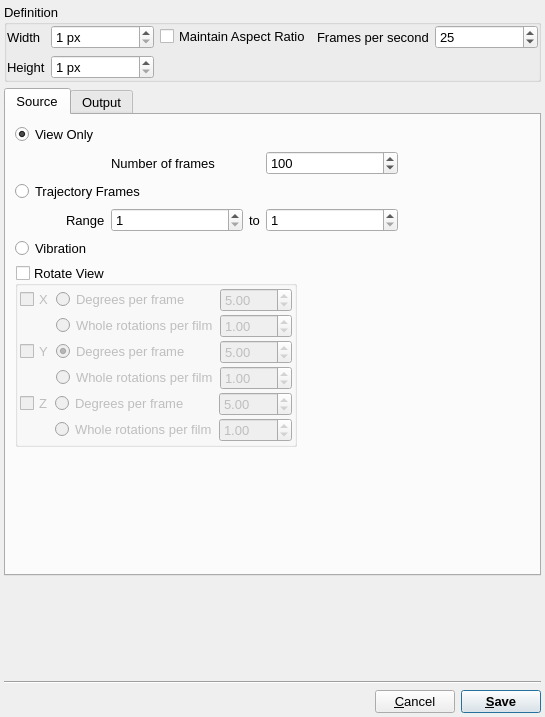
<?xml version="1.0" encoding="UTF-8"?>
<ui version="4.0">
 <class>AtenExportFilm</class>
 <widget class="QDialog" name="AtenExportFilm">
  <property name="windowModality">
   <enum>Qt::ApplicationModal</enum>
  </property>
  <property name="geometry">
   <rect>
    <x>0</x>
    <y>0</y>
    <width>545</width>
    <height>717</height>
   </rect>
  </property>
  <property name="sizePolicy">
   <sizepolicy hsizetype="Preferred" vsizetype="Minimum">
    <horstretch>0</horstretch>
    <verstretch>0</verstretch>
   </sizepolicy>
  </property>
  <property name="font">
   <font>
    <pointsize>10</pointsize>
   </font>
  </property>
  <property name="windowTitle">
   <string>Export Film</string>
  </property>
  <property name="windowIcon">
   <iconset>
    <normaloff>:/uchroma/icons/uchroma.png</normaloff>:/uchroma/icons/uchroma.png</iconset>
  </property>
  <layout class="QVBoxLayout" name="verticalLayout">
   <property name="margin">
    <number>4</number>
   </property>
   <item>
    <widget class="QGroupBox" name="DefinitionGroup">
     <property name="title">
      <string>Definition</string>
     </property>
     <layout class="QGridLayout" name="gridLayout">
      <property name="margin">
       <number>0</number>
      </property>
      <item row="0" column="3">
       <widget class="QLabel" name="label_5">
        <property name="text">
         <string>Frames per second</string>
        </property>
       </widget>
      </item>
      <item row="0" column="0">
       <widget class="QLabel" name="label_2">
        <property name="text">
         <string>Width</string>
        </property>
       </widget>
      </item>
      <item row="0" column="1">
       <widget class="QSpinBox" name="FilmWidthSpin">
        <property name="sizePolicy">
         <sizepolicy hsizetype="Expanding" vsizetype="Fixed">
          <horstretch>0</horstretch>
          <verstretch>0</verstretch>
         </sizepolicy>
        </property>
        <property name="suffix">
         <string> px</string>
        </property>
        <property name="minimum">
         <number>1</number>
        </property>
        <property name="maximum">
         <number>1000000</number>
        </property>
       </widget>
      </item>
      <item row="3" column="1">
       <widget class="QSpinBox" name="FilmHeightSpin">
        <property name="sizePolicy">
         <sizepolicy hsizetype="Expanding" vsizetype="Fixed">
          <horstretch>0</horstretch>
          <verstretch>0</verstretch>
         </sizepolicy>
        </property>
        <property name="suffix">
         <string> px</string>
        </property>
        <property name="minimum">
         <number>1</number>
        </property>
        <property name="maximum">
         <number>100000</number>
        </property>
       </widget>
      </item>
      <item row="3" column="0">
       <widget class="QLabel" name="label_3">
        <property name="text">
         <string>Height</string>
        </property>
       </widget>
      </item>
      <item row="0" column="2">
       <widget class="QCheckBox" name="MaintainAspectRatioCheck">
        <property name="toolTip">
         <string>Maintain aspect ratio relative to the current view in Aten</string>
        </property>
        <property name="text">
         <string>Maintain Aspect Ratio</string>
        </property>
       </widget>
      </item>
      <item row="0" column="4">
       <widget class="QSpinBox" name="FramesPerSecondSpin">
        <property name="sizePolicy">
         <sizepolicy hsizetype="Expanding" vsizetype="Fixed">
          <horstretch>0</horstretch>
          <verstretch>0</verstretch>
         </sizepolicy>
        </property>
        <property name="suffix">
         <string/>
        </property>
        <property name="minimum">
         <number>1</number>
        </property>
        <property name="maximum">
         <number>1000000</number>
        </property>
        <property name="value">
         <number>25</number>
        </property>
       </widget>
      </item>
     </layout>
    </widget>
   </item>
   <item>
    <widget class="QTabWidget" name="ControlTabs">
     <property name="currentIndex">
      <number>0</number>
     </property>
     <widget class="QWidget" name="SourceTab">
      <attribute name="title">
       <string>Source</string>
      </attribute>
      <layout class="QVBoxLayout" name="verticalLayout_3">
       <item>
        <layout class="QGridLayout" name="gridLayout_6">
         <item row="3" column="2">
          <widget class="QSpinBox" name="TrajectoryFirstFrameSpin">
           <property name="sizePolicy">
            <sizepolicy hsizetype="Expanding" vsizetype="Fixed">
             <horstretch>0</horstretch>
             <verstretch>0</verstretch>
            </sizepolicy>
           </property>
           <property name="minimum">
            <number>1</number>
           </property>
           <property name="maximum">
            <number>1000000000</number>
           </property>
          </widget>
         </item>
         <item row="0" column="0" colspan="2">
          <widget class="QRadioButton" name="SourceViewOnlyRadio">
           <property name="text">
            <string>View Only</string>
           </property>
           <property name="checked">
            <bool>true</bool>
           </property>
          </widget>
         </item>
         <item row="3" column="0">
          <spacer name="horizontalSpacer_4">
           <property name="orientation">
            <enum>Qt::Horizontal</enum>
           </property>
           <property name="sizeType">
            <enum>QSizePolicy::Minimum</enum>
           </property>
           <property name="sizeHint" stdset="0">
            <size>
             <width>45</width>
             <height>20</height>
            </size>
           </property>
          </spacer>
         </item>
         <item row="2" column="0" colspan="3">
          <widget class="QRadioButton" name="SourceTrajectoryRadio">
           <property name="text">
            <string>Trajectory Frames</string>
           </property>
          </widget>
         </item>
         <item row="4" column="0" colspan="2">
          <widget class="QRadioButton" name="SourceVibrationRadio">
           <property name="text">
            <string>Vibration</string>
           </property>
          </widget>
         </item>
         <item row="3" column="1">
          <widget class="QLabel" name="label_8">
           <property name="sizePolicy">
            <sizepolicy hsizetype="Minimum" vsizetype="Preferred">
             <horstretch>0</horstretch>
             <verstretch>0</verstretch>
            </sizepolicy>
           </property>
           <property name="text">
            <string>Range</string>
           </property>
          </widget>
         </item>
         <item row="3" column="3">
          <widget class="QLabel" name="label_9">
           <property name="sizePolicy">
            <sizepolicy hsizetype="Minimum" vsizetype="Preferred">
             <horstretch>0</horstretch>
             <verstretch>0</verstretch>
            </sizepolicy>
           </property>
           <property name="text">
            <string>to</string>
           </property>
          </widget>
         </item>
         <item row="3" column="4">
          <widget class="QSpinBox" name="TrajectoryLastFrameSpin">
           <property name="sizePolicy">
            <sizepolicy hsizetype="Expanding" vsizetype="Fixed">
             <horstretch>0</horstretch>
             <verstretch>0</verstretch>
            </sizepolicy>
           </property>
           <property name="minimum">
            <number>1</number>
           </property>
           <property name="maximum">
            <number>1000000000</number>
           </property>
          </widget>
         </item>
         <item row="3" column="5">
          <spacer name="horizontalSpacer_5">
           <property name="orientation">
            <enum>Qt::Horizontal</enum>
           </property>
           <property name="sizeHint" stdset="0">
            <size>
             <width>40</width>
             <height>20</height>
            </size>
           </property>
          </spacer>
         </item>
         <item row="1" column="4">
          <widget class="QSpinBox" name="ViewNFramesSpin">
           <property name="sizePolicy">
            <sizepolicy hsizetype="Expanding" vsizetype="Fixed">
             <horstretch>0</horstretch>
             <verstretch>0</verstretch>
            </sizepolicy>
           </property>
           <property name="minimum">
            <number>1</number>
           </property>
           <property name="maximum">
            <number>1000000000</number>
           </property>
           <property name="value">
            <number>100</number>
           </property>
          </widget>
         </item>
         <item row="1" column="2" colspan="2">
          <widget class="QLabel" name="label_10">
           <property name="sizePolicy">
            <sizepolicy hsizetype="Minimum" vsizetype="Preferred">
             <horstretch>0</horstretch>
             <verstretch>0</verstretch>
            </sizepolicy>
           </property>
           <property name="text">
            <string>Number of frames</string>
           </property>
          </widget>
         </item>
        </layout>
       </item>
       <item>
        <layout class="QHBoxLayout" name="horizontalLayout_2">
         <item>
          <widget class="QGroupBox" name="ViewRotationGroup">
           <property name="title">
            <string>Rotate View</string>
           </property>
           <property name="checkable">
            <bool>true</bool>
           </property>
           <property name="checked">
            <bool>false</bool>
           </property>
           <layout class="QVBoxLayout" name="verticalLayout_2">
            <property name="spacing">
             <number>2</number>
            </property>
            <property name="margin">
             <number>2</number>
            </property>
            <item>
             <layout class="QGridLayout" name="gridLayout_4">
              <item row="1" column="1">
               <widget class="QRadioButton" name="RotateViewXWholeRadio">
                <property name="enabled">
                 <bool>false</bool>
                </property>
                <property name="text">
                 <string>Whole rotations per film</string>
                </property>
               </widget>
              </item>
              <item row="1" column="2">
               <widget class="QDoubleSpinBox" name="RotateViewXWholeSpin">
                <property name="enabled">
                 <bool>false</bool>
                </property>
                <property name="sizePolicy">
                 <sizepolicy hsizetype="Expanding" vsizetype="Fixed">
                  <horstretch>0</horstretch>
                  <verstretch>0</verstretch>
                 </sizepolicy>
                </property>
                <property name="minimum">
                 <double>-100.000000000000000</double>
                </property>
                <property name="maximum">
                 <double>100.000000000000000</double>
                </property>
                <property name="value">
                 <double>1.000000000000000</double>
                </property>
               </widget>
              </item>
              <item row="0" column="1">
               <widget class="QRadioButton" name="RotateViewXDeltaRadio">
                <property name="enabled">
                 <bool>false</bool>
                </property>
                <property name="text">
                 <string>Degrees per frame</string>
                </property>
                <property name="checked">
                 <bool>true</bool>
                </property>
               </widget>
              </item>
              <item row="0" column="2">
               <widget class="QDoubleSpinBox" name="RotateViewXDeltaSpin">
                <property name="enabled">
                 <bool>false</bool>
                </property>
                <property name="sizePolicy">
                 <sizepolicy hsizetype="Expanding" vsizetype="Fixed">
                  <horstretch>0</horstretch>
                  <verstretch>0</verstretch>
                 </sizepolicy>
                </property>
                <property name="minimum">
                 <double>-360.000000000000000</double>
                </property>
                <property name="maximum">
                 <double>360.000000000000000</double>
                </property>
                <property name="value">
                 <double>5.000000000000000</double>
                </property>
               </widget>
              </item>
              <item row="0" column="0">
               <widget class="QCheckBox" name="RotateViewXCheck">
                <property name="text">
                 <string>X</string>
                </property>
               </widget>
              </item>
             </layout>
            </item>
            <item>
             <layout class="QGridLayout" name="gridLayout_3">
              <item row="1" column="1">
               <widget class="QRadioButton" name="RotateViewYWholeRadio">
                <property name="enabled">
                 <bool>false</bool>
                </property>
                <property name="text">
                 <string>Whole rotations per film</string>
                </property>
               </widget>
              </item>
              <item row="0" column="1">
               <widget class="QRadioButton" name="RotateViewYDeltaRadio">
                <property name="enabled">
                 <bool>false</bool>
                </property>
                <property name="text">
                 <string>Degrees per frame</string>
                </property>
                <property name="checked">
                 <bool>true</bool>
                </property>
               </widget>
              </item>
              <item row="0" column="2">
               <widget class="QDoubleSpinBox" name="RotateViewYDeltaSpin">
                <property name="enabled">
                 <bool>false</bool>
                </property>
                <property name="sizePolicy">
                 <sizepolicy hsizetype="Expanding" vsizetype="Fixed">
                  <horstretch>0</horstretch>
                  <verstretch>0</verstretch>
                 </sizepolicy>
                </property>
                <property name="minimum">
                 <double>-360.000000000000000</double>
                </property>
                <property name="maximum">
                 <double>360.000000000000000</double>
                </property>
                <property name="value">
                 <double>5.000000000000000</double>
                </property>
               </widget>
              </item>
              <item row="1" column="2">
               <widget class="QDoubleSpinBox" name="RotateViewYWholeSpin">
                <property name="enabled">
                 <bool>false</bool>
                </property>
                <property name="sizePolicy">
                 <sizepolicy hsizetype="Expanding" vsizetype="Fixed">
                  <horstretch>0</horstretch>
                  <verstretch>0</verstretch>
                 </sizepolicy>
                </property>
                <property name="minimum">
                 <double>-100.000000000000000</double>
                </property>
                <property name="maximum">
                 <double>100.000000000000000</double>
                </property>
                <property name="value">
                 <double>1.000000000000000</double>
                </property>
               </widget>
              </item>
              <item row="0" column="0">
               <widget class="QCheckBox" name="RotateViewYCheck">
                <property name="text">
                 <string>Y</string>
                </property>
               </widget>
              </item>
             </layout>
            </item>
            <item>
             <layout class="QGridLayout" name="gridLayout_5">
              <item row="1" column="1">
               <widget class="QRadioButton" name="RotateViewZWholeRadio">
                <property name="enabled">
                 <bool>false</bool>
                </property>
                <property name="text">
                 <string>Whole rotations per film</string>
                </property>
               </widget>
              </item>
              <item row="1" column="2">
               <widget class="QDoubleSpinBox" name="RotateViewZWholeSpin">
                <property name="enabled">
                 <bool>false</bool>
                </property>
                <property name="sizePolicy">
                 <sizepolicy hsizetype="Expanding" vsizetype="Fixed">
                  <horstretch>0</horstretch>
                  <verstretch>0</verstretch>
                 </sizepolicy>
                </property>
                <property name="minimum">
                 <double>-100.000000000000000</double>
                </property>
                <property name="maximum">
                 <double>100.000000000000000</double>
                </property>
                <property name="value">
                 <double>1.000000000000000</double>
                </property>
               </widget>
              </item>
              <item row="0" column="1">
               <widget class="QRadioButton" name="RotateViewZDeltaRadio">
                <property name="enabled">
                 <bool>false</bool>
                </property>
                <property name="text">
                 <string>Degrees per frame</string>
                </property>
                <property name="checked">
                 <bool>false</bool>
                </property>
               </widget>
              </item>
              <item row="0" column="2">
               <widget class="QDoubleSpinBox" name="RotateViewZDeltaSpin">
                <property name="enabled">
                 <bool>false</bool>
                </property>
                <property name="sizePolicy">
                 <sizepolicy hsizetype="Expanding" vsizetype="Fixed">
                  <horstretch>0</horstretch>
                  <verstretch>0</verstretch>
                 </sizepolicy>
                </property>
                <property name="minimum">
                 <double>-360.000000000000000</double>
                </property>
                <property name="maximum">
                 <double>360.000000000000000</double>
                </property>
                <property name="value">
                 <double>5.000000000000000</double>
                </property>
               </widget>
              </item>
              <item row="0" column="0">
               <widget class="QCheckBox" name="RotateViewZCheck">
                <property name="text">
                 <string>Z</string>
                </property>
               </widget>
              </item>
             </layout>
            </item>
           </layout>
          </widget>
         </item>
         <item>
          <spacer name="horizontalSpacer_3">
           <property name="orientation">
            <enum>Qt::Horizontal</enum>
           </property>
           <property name="sizeHint" stdset="0">
            <size>
             <width>40</width>
             <height>20</height>
            </size>
           </property>
          </spacer>
         </item>
        </layout>
       </item>
       <item>
        <spacer name="verticalSpacer_2">
         <property name="orientation">
          <enum>Qt::Vertical</enum>
         </property>
         <property name="sizeHint" stdset="0">
          <size>
           <width>20</width>
           <height>40</height>
          </size>
         </property>
        </spacer>
       </item>
      </layout>
     </widget>
     <widget class="QWidget" name="OutputTab">
      <attribute name="title">
       <string>Output</string>
      </attribute>
      <layout class="QGridLayout" name="gridLayout_2">
       <item row="0" column="0" colspan="2">
        <widget class="QRadioButton" name="OutputImagesOnlyRadio">
         <property name="toolTip">
          <string>Write image files only, for manual processing later on</string>
         </property>
         <property name="text">
          <string>Images Only</string>
         </property>
         <property name="checked">
          <bool>true</bool>
         </property>
        </widget>
       </item>
       <item row="1" column="0">
        <spacer name="horizontalSpacer_2">
         <property name="orientation">
          <enum>Qt::Horizontal</enum>
         </property>
         <property name="sizeType">
          <enum>QSizePolicy::Minimum</enum>
         </property>
         <property name="sizeHint" stdset="0">
          <size>
           <width>40</width>
           <height>20</height>
          </size>
         </property>
        </spacer>
       </item>
       <item row="1" column="1">
        <widget class="QLabel" name="BasenameLabel">
         <property name="text">
          <string>Base Filename</string>
         </property>
        </widget>
       </item>
       <item row="1" column="2" colspan="2">
        <widget class="QLineEdit" name="ImageBasenameEdit">
         <property name="toolTip">
          <string>Base filename to use (will be appended by frame number)</string>
         </property>
        </widget>
       </item>
       <item row="1" column="4">
        <widget class="QToolButton" name="ImagesSelectBasenameButton">
         <property name="text">
          <string>...</string>
         </property>
        </widget>
       </item>
       <item row="2" column="1">
        <widget class="QLabel" name="label">
         <property name="text">
          <string>Format</string>
         </property>
        </widget>
       </item>
       <item row="2" column="2" colspan="2">
        <widget class="QComboBox" name="ImageFormatCombo"/>
       </item>
       <item row="3" column="0" colspan="4">
        <widget class="QRadioButton" name="OutputFilmRadio">
         <property name="text">
          <string>Film</string>
         </property>
        </widget>
       </item>
       <item row="5" column="1">
        <widget class="QLabel" name="FilmMethodFormatLabel">
         <property name="text">
          <string>Method / Format</string>
         </property>
        </widget>
       </item>
       <item row="5" column="2" colspan="2">
        <widget class="QComboBox" name="EncodersCombo"/>
       </item>
       <item row="6" column="1">
        <widget class="QLabel" name="EncoderStepLabel">
         <property name="text">
          <string>Encoding Steps</string>
         </property>
        </widget>
       </item>
       <item row="6" column="2" colspan="2">
        <widget class="QComboBox" name="EncoderStepCombo"/>
       </item>
       <item row="7" column="2">
        <widget class="QLabel" name="CommandExecutableLabel">
         <property name="sizePolicy">
          <sizepolicy hsizetype="Minimum" vsizetype="Preferred">
           <horstretch>0</horstretch>
           <verstretch>0</verstretch>
          </sizepolicy>
         </property>
         <property name="text">
          <string>Executable</string>
         </property>
         <property name="alignment">
          <set>Qt::AlignLeading|Qt::AlignLeft|Qt::AlignVCenter</set>
         </property>
        </widget>
       </item>
       <item row="7" column="3">
        <widget class="QLineEdit" name="CommandExecutableEdit"/>
       </item>
       <item row="8" column="2">
        <widget class="QLabel" name="CommandSearchPathsLabel">
         <property name="sizePolicy">
          <sizepolicy hsizetype="Minimum" vsizetype="Preferred">
           <horstretch>0</horstretch>
           <verstretch>0</verstretch>
          </sizepolicy>
         </property>
         <property name="text">
          <string>Search Paths</string>
         </property>
         <property name="alignment">
          <set>Qt::AlignLeading|Qt::AlignLeft|Qt::AlignVCenter</set>
         </property>
        </widget>
       </item>
       <item row="8" column="3">
        <widget class="QLineEdit" name="CommandSearchPathsEdit"/>
       </item>
       <item row="9" column="2">
        <widget class="QLabel" name="CommandArgumentsLabel">
         <property name="sizePolicy">
          <sizepolicy hsizetype="Minimum" vsizetype="Preferred">
           <horstretch>0</horstretch>
           <verstretch>0</verstretch>
          </sizepolicy>
         </property>
         <property name="text">
          <string>Arguments</string>
         </property>
         <property name="alignment">
          <set>Qt::AlignLeading|Qt::AlignLeft|Qt::AlignVCenter</set>
         </property>
        </widget>
       </item>
       <item row="9" column="3">
        <widget class="QLineEdit" name="CommandArgumentsEdit"/>
       </item>
       <item row="10" column="3">
        <widget class="QLabel" name="label_4">
         <property name="font">
          <font>
           <pointsize>8</pointsize>
          </font>
         </property>
         <property name="text">
          <string>&lt;html&gt;&lt;head/&gt;&lt;body&gt;&lt;p&gt;The following substrings in the arguments will be replaced:&lt;/p&gt;&lt;p&gt;OUTPUTFILE  -  Will be substituted for the output name of the film&lt;/p&gt;&lt;p&gt;FRAMESFILE  -  Will be substituted with the name of a file containing a list of image files in the order they should be added to the film&lt;/p&gt;&lt;p&gt;FRAMESPERSECOND - Will be replaced with the integer frames per second&lt;/p&gt;&lt;/body&gt;&lt;/html&gt;</string>
         </property>
         <property name="wordWrap">
          <bool>true</bool>
         </property>
        </widget>
       </item>
       <item row="4" column="1">
        <widget class="QLabel" name="FilenameLabel">
         <property name="text">
          <string>Base Filename</string>
         </property>
        </widget>
       </item>
       <item row="4" column="2" colspan="2">
        <widget class="QLineEdit" name="OutputFilenameEdit">
         <property name="toolTip">
          <string>Base filename to use (will be appended by frame number)</string>
         </property>
        </widget>
       </item>
       <item row="4" column="4">
        <widget class="QToolButton" name="OutputSelectFilenameButton">
         <property name="text">
          <string>...</string>
         </property>
        </widget>
       </item>
      </layout>
     </widget>
    </widget>
   </item>
   <item>
    <spacer name="verticalSpacer">
     <property name="orientation">
      <enum>Qt::Vertical</enum>
     </property>
     <property name="sizeHint" stdset="0">
      <size>
       <width>20</width>
       <height>40</height>
      </size>
     </property>
    </spacer>
   </item>
   <item>
    <widget class="Line" name="line">
     <property name="orientation">
      <enum>Qt::Horizontal</enum>
     </property>
    </widget>
   </item>
   <item>
    <layout class="QHBoxLayout" name="horizontalLayout">
     <item>
      <spacer name="horizontalSpacer">
       <property name="orientation">
        <enum>Qt::Horizontal</enum>
       </property>
       <property name="sizeHint" stdset="0">
        <size>
         <width>40</width>
         <height>20</height>
        </size>
       </property>
      </spacer>
     </item>
     <item>
      <widget class="QPushButton" name="CancelButton">
       <property name="text">
        <string>&amp;Cancel</string>
       </property>
       <property name="autoDefault">
        <bool>false</bool>
       </property>
      </widget>
     </item>
     <item>
      <widget class="QPushButton" name="SaveFilmButton">
       <property name="font">
        <font>
         <weight>75</weight>
         <bold>true</bold>
        </font>
       </property>
       <property name="text">
        <string>&amp;Save</string>
       </property>
       <property name="default">
        <bool>true</bool>
       </property>
      </widget>
     </item>
    </layout>
   </item>
  </layout>
 </widget>
 <tabstops>
  <tabstop>FilmWidthSpin</tabstop>
  <tabstop>FilmHeightSpin</tabstop>
  <tabstop>CancelButton</tabstop>
  <tabstop>SaveFilmButton</tabstop>
 </tabstops>
 <resources>
  <include location="icons.qrc"/>
 </resources>
 <connections>
  <connection>
   <sender>RotateViewXCheck</sender>
   <signal>clicked(bool)</signal>
   <receiver>RotateViewXDeltaRadio</receiver>
   <slot>setEnabled(bool)</slot>
   <hints>
    <hint type="sourcelabel">
     <x>42</x>
     <y>306</y>
    </hint>
    <hint type="destinationlabel">
     <x>139</x>
     <y>301</y>
    </hint>
   </hints>
  </connection>
 </connections>
</ui>
